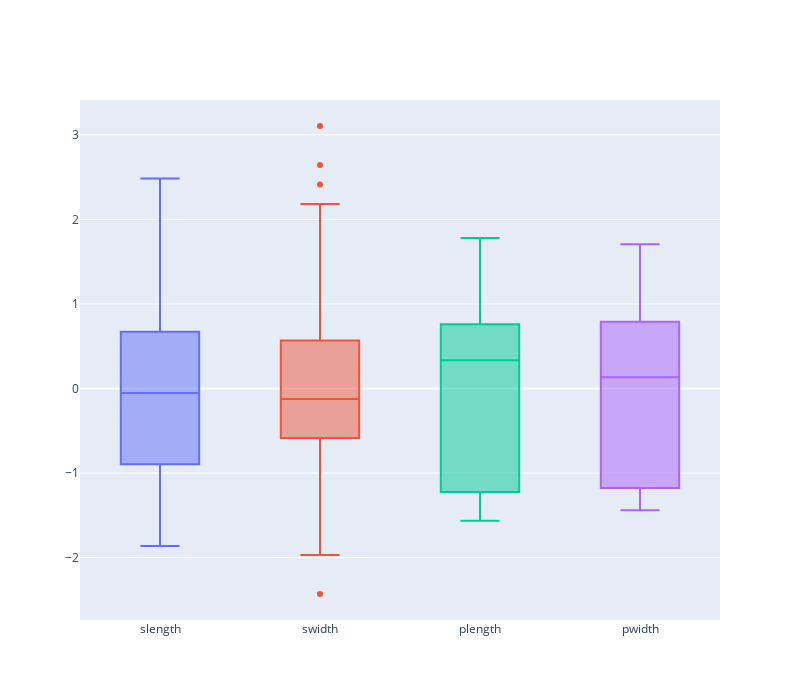

Here is the notebook cell this chart was saved with:
### Code cell
standard = (df-df.mean())/df.std()

fig = go.Figure()
for i in standard.columns:
    fig.add_trace(go.Box(y=standard[str(i)], name=str(i)))
fig.update_layout(showlegend=False,height = 700, width=800)
fig.show()

### Figure 1 — Plotly figure (JSON) as saved in the notebook; plotly's stock layout.template omitted (floating-point values rounded to 4 significant figures; data arrays with more than 128 entries replaced by an {"elided": "..."} marker saying what was removed)
{"data": [{"name": "slength", "type": "box", "y": {"elided": "150 float values"}}, {"name": "swidth", "type": "box", "y": {"elided": "150 float values"}}, {"name": "plength", "type": "box", "y": {"elided": "150 float values"}}, {"name": "pwidth", "type": "box", "y": {"elided": "150 float values"}}], "layout": {"height": 700, "showlegend": false, "width": 800}}
